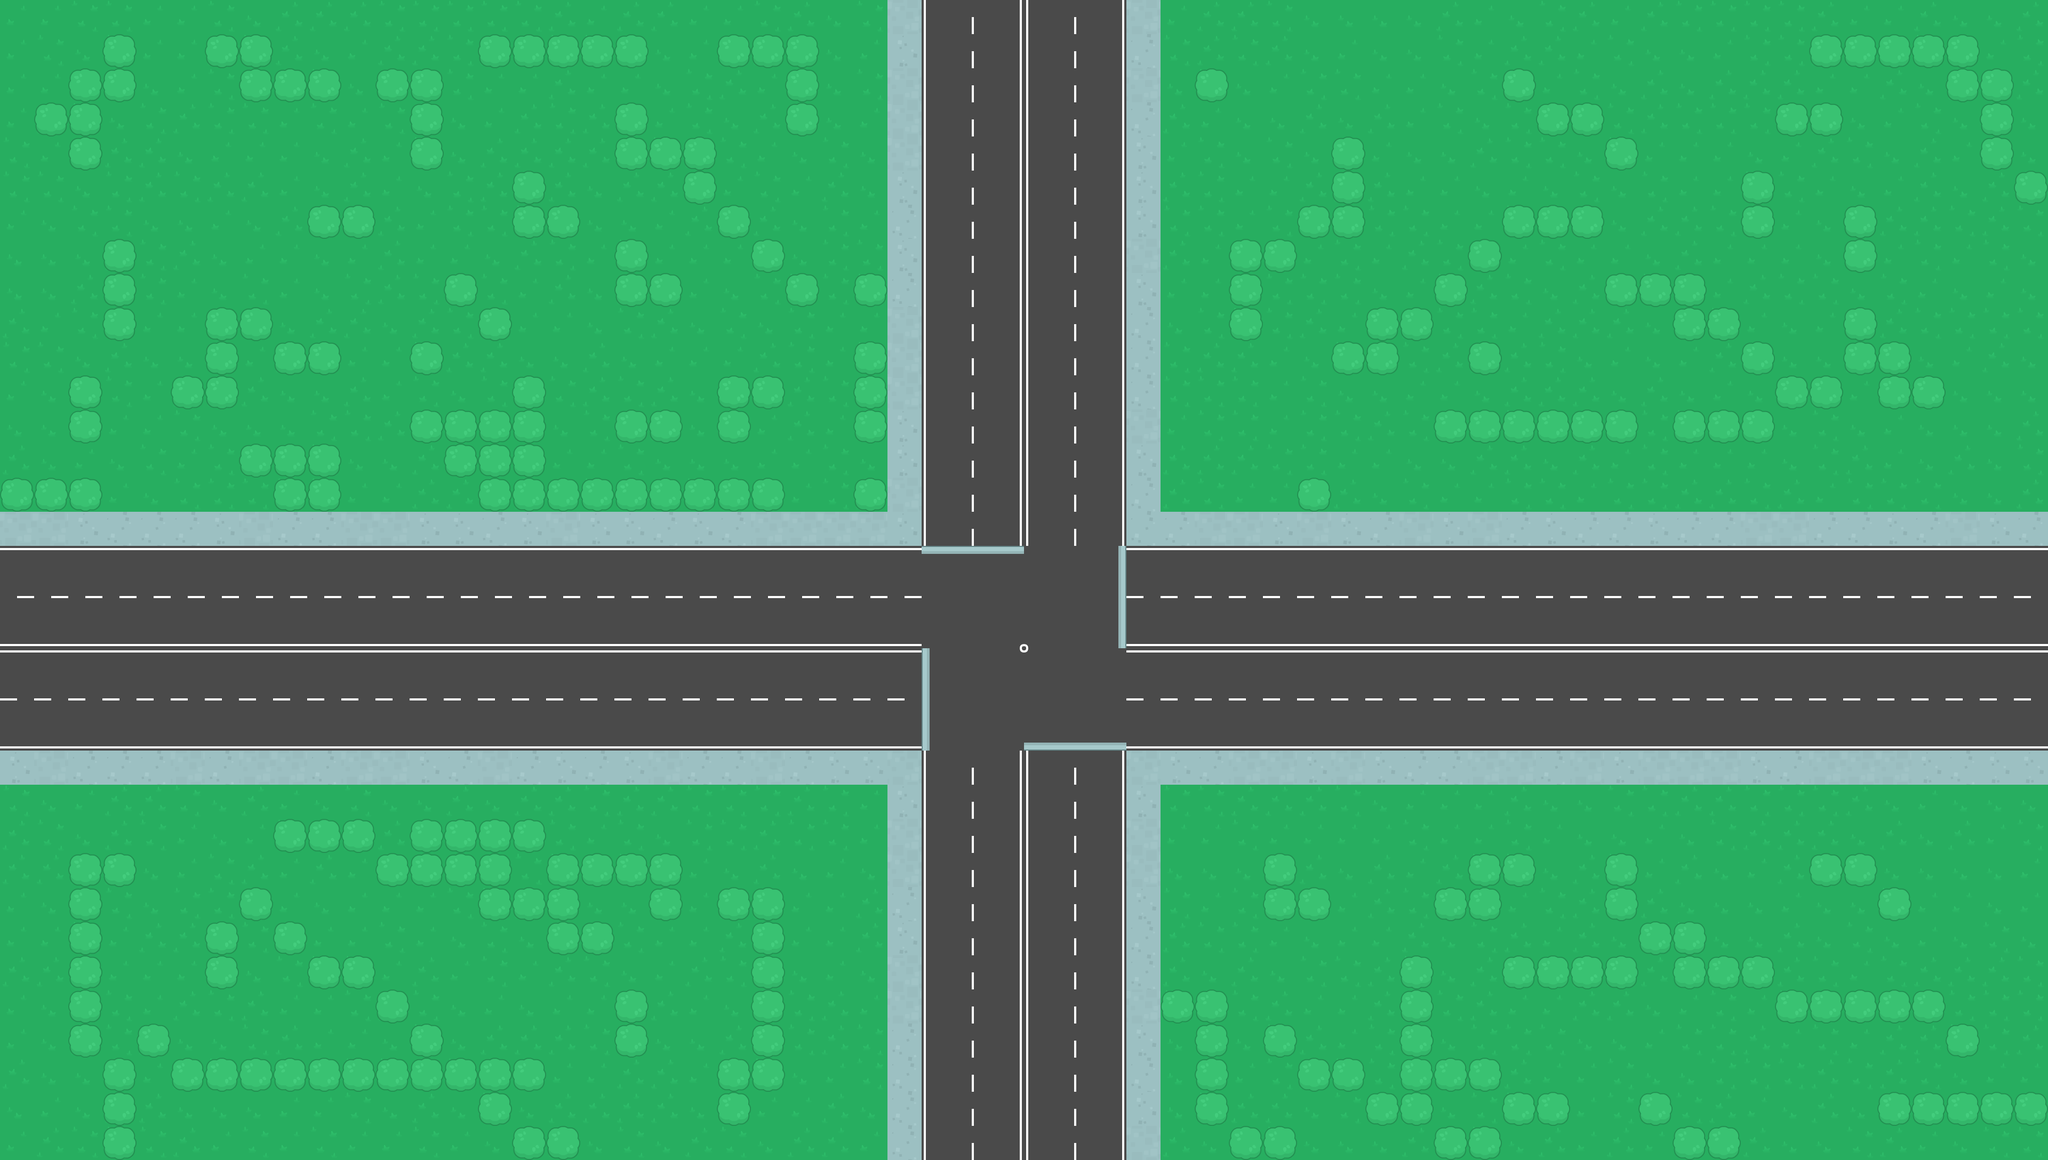

Rendered tile map (Tiled .tmx) drawn with the repository's tilesets; below, a short description and the map source with its tile grids summarised:
An orthogonal 60x34 tile map with 64x64 px tiles, 2 tile layers (C1, Alberi) and 123 objects (4x linea, 4x punto).

<map version="1.2" tiledversion="1.3.1" orientation="orthogonal" renderorder="right-down" compressionlevel="0" width="60" height="34" tilewidth="64" tileheight="64" infinite="0" nextlayerid="21" nextobjectid="182">
 <tileset firstgid="1" source="tilesheet_complete.tsx" />
 <layer id="1" name="C1" width="60" height="34">
  <data>[2040 cells, 2040 non-empty, 23 distinct tile ids]</data>
 </layer>
 <layer id="5" name="Alberi" width="60" height="34">
  <data>[2040 cells, 275 non-empty, 1 distinct tile ids]</data>
 </layer>
 <objectgroup id="15" name="Ovest3" visible="0">
  <object id="139" x="60.6061" y="1266.67">
   <point />
  </object>
  <object id="140" x="378.788" y="1263.64">
   <point />
  </object>
  <object id="141" x="742.424" y="1257.58">
   <point />
  </object>
  <object id="142" x="1093.94" y="1269.7">
   <point />
  </object>
  <object id="143" x="1372.73" y="1266.67">
   <point />
  </object>
  <object id="144" x="1606.06" y="1266.67">
   <point />
  </object>
  <object id="145" x="1854.82" y="1275.67">
   <point />
  </object>
  <object id="146" x="1894.48" y="1268.58">
   <point />
  </object>
  <object id="147" x="1936.09" y="1260.45">
   <point />
  </object>
  <object id="148" x="1965.48" y="1232.15">
   <point />
  </object>
  <object id="149" x="1976.7" y="1195.88">
   <point />
  </object>
  <object id="150" x="1975.82" y="1148.91">
   <point />
  </object>
  <object id="151" x="1969.82" y="1022.21">
   <point />
  </object>
  <object id="152" x="1972.73" y="506.061">
   <point />
  </object>
  <object id="153" x="1972.73" y="227.273">
   <point />
  </object>
 </objectgroup>
 <objectgroup id="14" name="Ovest2" visible="0">
  <object id="132" x="51.5152" y="1260.61">
   <point />
  </object>
  <object id="133" x="696.97" y="1257.58">
   <point />
  </object>
  <object id="134" x="1360.61" y="1260.61">
   <point />
  </object>
  <object id="135" x="1818.55" y="1279.61">
   <point />
  </object>
  <object id="136" x="2548.48" y="1263.64">
   <point />
  </object>
  <object id="137" x="3057.58" y="1257.58">
   <point />
  </object>
  <object id="138" x="3760.61" y="1260.61">
   <point />
  </object>
 </objectgroup>
 <objectgroup id="3" name="Ovest1" visible="0">
  <object id="1" x="36" y="1356">
   <point />
  </object>
  <object id="3" x="1404" y="1368">
   <point />
  </object>
  <object id="4" x="1585" y="1363">
   <point />
  </object>
  <object id="5" x="1705" y="1360">
   <point />
  </object>
  <object id="8" x="1746" y="1364">
   <point />
  </object>
  <object id="9" x="1768.67" y="1372.67">
   <point />
  </object>
  <object id="10" x="1785.33" y="1400.67">
   <point />
  </object>
  <object id="13" x="1786.33" y="1433.33">
   <point />
  </object>
  <object id="18" x="1773.33" y="1568.33">
   <point />
  </object>
  <object id="19" x="1780" y="2004">
   <point />
  </object>
  <object id="21" x="1784" y="2158">
   <point />
  </object>
 </objectgroup>
 <objectgroup id="13" name="Est3" visible="0">
  <object id="118" x="3784.85" y="1160.61">
   <point />
  </object>
  <object id="119" x="3318.18" y="1157.58">
   <point />
  </object>
  <object id="120" x="2524.24" y="1166.67">
   <point />
  </object>
  <object id="121" x="2163.64" y="1163.64">
   <point />
  </object>
  <object id="122" x="2072.73" y="1154.55">
   <point />
  </object>
  <object id="123" x="2015.15" y="1148.48">
   <point />
  </object>
  <object id="124" x="1942.42" y="1148.48">
   <point />
  </object>
  <object id="125" x="1880.79" y="1171.85">
   <point />
  </object>
  <object id="126" x="1848.58" y="1217.55">
   <point />
  </object>
  <object id="127" x="1851.58" y="1272.58">
   <point />
  </object>
  <object id="129" x="1872" y="1452">
   <point />
  </object>
  <object id="130" x="1872" y="1613.33">
   <point />
  </object>
  <object id="131" x="1869.33" y="2157.33">
   <point />
  </object>
 </objectgroup>
 <objectgroup id="9" name="Est2" visible="0">
  <object id="67" x="3804" y="1078">
   <point />
  </object>
  <object id="68" x="3052" y="1086">
   <point />
  </object>
  <object id="69" x="2189" y="1080">
   <point />
  </object>
  <object id="70" x="2144" y="1084">
   <point />
  </object>
  <object id="78" x="2117.5" y="1084.5">
   <point />
  </object>
  <object id="79" x="2092.5" y="1079">
   <point />
  </object>
  <object id="81" x="2073" y="1071.5">
   <point />
  </object>
  <object id="82" x="2056.5" y="1051">
   <point />
  </object>
  <object id="83" x="2057" y="1019.5">
   <point />
  </object>
  <object id="84" x="2063.5" y="957.5">
   <point />
  </object>
  <object id="85" x="2061.5" y="55">
   <point />
  </object>
 </objectgroup>
 <objectgroup id="7" name="Est1" visible="0">
  <object id="41" x="3804" y="1174.67">
   <point />
  </object>
  <object id="42" x="2146" y="1172.33">
   <point />
  </object>
  <object id="43" x="1261.33" y="1170.67">
   <point />
  </object>
  <object id="44" x="30.6667" y="1170.67">
   <point />
  </object>
 </objectgroup>
 <objectgroup id="12" name="Nord3" visible="0">
  <object id="104" x="1870.67" y="52">
   <point />
  </object>
  <object id="105" x="1870.67" y="565.333">
   <point />
  </object>
  <object id="106" x="1873.33" y="960">
   <point />
  </object>
  <object id="107" x="1870.67" y="1065.33">
   <point />
  </object>
  <object id="109" x="1861.33" y="1117.67">
   <point />
  </object>
  <object id="110" x="1853.33" y="1171.33">
   <point />
  </object>
  <object id="111" x="1848.67" y="1206">
   <point />
  </object>
  <object id="112" x="1854.33" y="1229">
   <point />
  </object>
  <object id="113" x="1871.33" y="1247.33">
   <point />
  </object>
  <object id="114" x="1896" y="1261">
   <point />
  </object>
  <object id="115" x="1935.33" y="1277.33">
   <point />
  </object>
  <object id="116" x="2200" y="1272">
   <point />
  </object>
  <object id="117" x="3788" y="1268">
   <point />
  </object>
 </objectgroup>
 <objectgroup id="6" name="Nord2">
  <object id="30" x="1776" y="100">
   <point />
  </object>
  <object id="31" x="1777" y="908">
   <point />
  </object>
  <object id="32" x="1781.33" y="1007">
   <point />
  </object>
  <object id="34" x="1774.67" y="1049">
   <point />
  </object>
  <object id="35" x="1750" y="1077">
   <point />
  </object>
  <object id="38" x="1711" y="1088.67">
   <point />
  </object>
  <object id="40" x="33.3333" y="1074.67">
   <point />
  </object>
 </objectgroup>
 <objectgroup id="10" name="Nord1" visible="0">
  <object id="86" x="1872" y="310.667">
   <point />
  </object>
  <object id="87" x="1872" y="532">
   <point />
  </object>
  <object id="88" x="1869.33" y="932">
   <point />
  </object>
  <object id="89" x="1862.67" y="1166.67">
   <point />
  </object>
  <object id="90" x="1874.67" y="1772">
   <point />
  </object>
  <object id="91" x="1876" y="2144">
   <point />
  </object>
 </objectgroup>
 <objectgroup id="8" name="Sud2">
  <object id="45" x="2069.33" y="2140">
   <point />
  </object>
  <object id="46" x="2064" y="1588">
   <point />
  </object>
  <object id="48" x="2058.33" y="1439.33">
   <point />
  </object>
  <object id="49" x="2064" y="1402.33">
   <point />
  </object>
  <object id="50" x="2094" y="1379.67">
   <point />
  </object>
  <object id="51" x="2136.33" y="1363.33">
   <point />
  </object>
  </objectgroup>
 <objectgroup id="4" name="Sud1">
  <!-- 28 objects omitted --></objectgroup>
 <objectgroup id="11" name="Sud3">
  <!-- 22 objects omitted --></objectgroup>
 <objectgroup id="16" name="trafficlight1" visible="0">
  <!-- 8 objects omitted --></objectgroup>
 <objectgroup id="17" name="&#10;trafficlight2" visible="0">
  <!-- 6 objects omitted --></objectgroup>
 <objectgroup id="18" name="&#10;trafficlight3" visible="0">
  <!-- 4 objects omitted --></objectgroup>
 <objectgroup id="19" name="&#10;trafficlight4" visible="0">
  <!-- 2 objects omitted --></objectgroup>
</map>
<!-- 30 of 123 objects omitted -->
